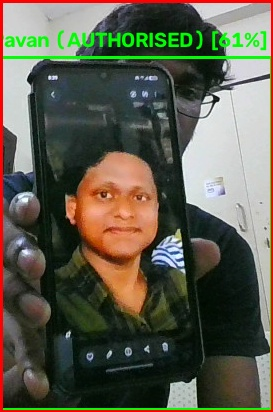
#> input picture captures/intruders/1788620961.jpg, 273 x 412 px
$ python -i night_vision.py   (imports and definitions only)
#> lines starting #> are read from the running program, lines starting #| are printed output that depends on the picture
### config.py
"""
ibvap/config.py
Loads config.yaml at startup and exposes all settings as module-level constants.
All other modules should import from here instead of hard-coding values.
"""

import os
import yaml

_CONFIG_PATH = os.path.join(os.path.dirname(__file__), 'config.yaml')

def _load():
    with open(_CONFIG_PATH, 'r') as f:
        return yaml.safe_load(f)

_cfg = _load()

# --- AI Models ---
YOLO_MODEL          = _cfg.get('yolo_model', '../yolo26s.pt')
SR_MODEL            = _cfg.get('sr_model', '../ESPCN_x4.pb')

# --- FRS ---
FRS_THRESHOLD         = float(_cfg.get('frs_threshold', 0.38))
FRS_SUSPECT_THRESHOLD = float(_cfg.get('frs_suspect_threshold', 0.42))

# --- Behavior ---
LOITERING_TIMEOUT     = int(_cfg.get('loitering_timeout_sec', 30))
CROWD_THRESHOLD       = int(_cfg.get('crowd_threshold', 5))

# --- Night Vision ---
NIGHT_LUMINANCE_THRESHOLD = int(_cfg.get('night_luminance_threshold', 60))

# --- OCR ---
OCR_CONFIDENCE        = float(_cfg.get('ocr_confidence', 0.4))
USE_SUPER_RESOLUTION  = bool(_cfg.get('use_super_resolution', True))

# --- Alerts ---
ALERT_COOLDOWN        = float(_cfg.get('alert_cooldown_sec', 6))
INTRUSION_SNAPSHOT    = bool(_cfg.get('intrusion_snapshot', True))

# --- Camera Pool ---
MAX_CAMERAS           = int(_cfg.get('max_cameras', 16))
STREAM_FPS_LIMIT      = int(_cfg.get('stream_fps_limit', 30))

# --- Server ---
HOST  = _cfg.get('host', '0.0.0.0')
PORT  = int(_cfg.get('port', 5000))
DEBUG = bool(_cfg.get('debug', False))

### core/night_vision.py
"""
ibvap/core/night_vision.py
Night-time detection and frame enhancement for IBVAP.

Automatically detects low-light conditions by computing mean frame luminance,
and applies CLAHE + gamma correction to improve object detectability in the dark.
"""

import cv2
import numpy as np
import sys
import os

# Allow importing config from parent directory
sys.path.insert(0, os.path.dirname(os.path.dirname(__file__)))
try:
    from config import NIGHT_LUMINANCE_THRESHOLD
except ImportError:
    NIGHT_LUMINANCE_THRESHOLD = 60


def mean_luminance(frame: np.ndarray) -> float:
    """
    Compute the mean luminance (V channel in HSV) of a BGR frame.
    Returns a value in [0, 255].
    """
    hsv = cv2.cvtColor(frame, cv2.COLOR_BGR2HSV)
    return float(np.mean(hsv[:, :, 2]))


def is_night(frame: np.ndarray, threshold: int = None) -> bool:
    """
    Returns True if the frame is considered night / low-light.

    Parameters
    ----------
    frame     : BGR numpy array
    threshold : Override the config threshold (optional)
    """
    t = threshold if threshold is not None else NIGHT_LUMINANCE_THRESHOLD
    return mean_luminance(frame) < t


def apply_clahe(frame: np.ndarray) -> np.ndarray:
    """
    Apply CLAHE (Contrast Limited Adaptive Histogram Equalization)
    to the luminance channel in LAB colour space.
    Returns an enhanced BGR frame.
    """
    lab  = cv2.cvtColor(frame, cv2.COLOR_BGR2LAB)
    l, a, b = cv2.split(lab)
    clahe = cv2.createCLAHE(clipLimit=3.0, tileGridSize=(8, 8))
    l_eq  = clahe.apply(l)
    lab_eq = cv2.merge([l_eq, a, b])
    return cv2.cvtColor(lab_eq, cv2.COLOR_LAB2BGR)


def apply_gamma(frame: np.ndarray, gamma: float = 1.8) -> np.ndarray:
    """
    Gamma correction brightening for dark frames.
    gamma > 1 brightens, gamma < 1 darkens.
    """
    inv_gamma = 1.0 / gamma
    table = np.array([
        ((i / 255.0) ** inv_gamma) * 255
        for i in range(256)
    ], dtype=np.uint8)
    return cv2.LUT(frame, table)


def enhance_frame(frame: np.ndarray) -> np.ndarray:
    """
    Full night-enhancement pipeline:
      1. Gamma correction  (brighten)
      2. CLAHE             (local contrast)

    Returns the enhanced BGR frame.
    """
    brightened = apply_gamma(frame, gamma=1.8)
    enhanced   = apply_clahe(brightened)
    return enhanced


def process_night(frame: np.ndarray) -> tuple[np.ndarray, bool]:
    """
    Convenience function: checks if it's night and enhances if so.

    Returns
    -------
    (processed_frame, is_night_flag)
    """
    night = is_night(frame)
    if night:
        return enhance_frame(frame), True
    return frame, False

>>> import cv2
>>> picture = cv2.imread('../captures/intruders/1788620961.jpg')
#> picture is the input picture: shape (412, 273, 3); mean B, G, R 77.6, 93, 94.3
>>> result = enhance_frame(picture)
#> in apply_gamma, `return cv2.LUT(frame, table)`:
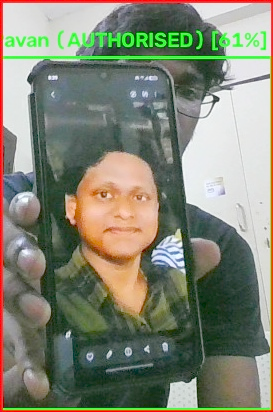
#> returned value: shape (412, 273, 3); mean of channels 0, 1, 2 116.2, 133.5, 130.5; drawn as B, G, R
#> in apply_clahe, `lab  = cv2.cvtColor(frame, cv2.COLOR_BGR2LAB)`: lab: shape (412, 273, 3); mean of channels 0, 1, 2 140, 124.3, 137.7
#> in apply_clahe, `l, a, b = cv2.split(lab)`:
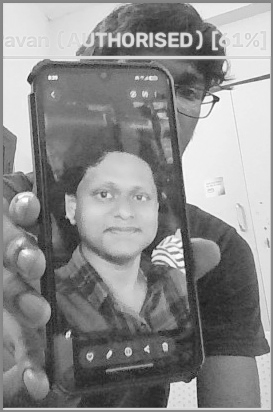
#> l: shape (412, 273); min 16, max 254, mean 140
#> in apply_clahe, `l, a, b = cv2.split(lab)`:
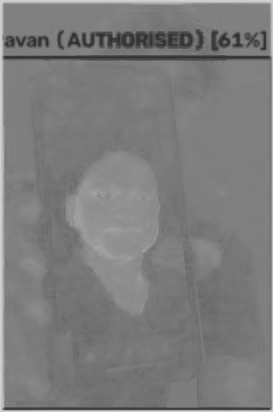
#> a: shape (412, 273); min 43, max 208, mean 124.3
#> in apply_clahe, `l, a, b = cv2.split(lab)`:
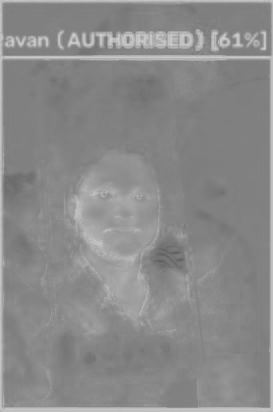
#> b: shape (412, 273); min 95, max 209, mean 137.7
#> in apply_clahe, `l_eq  = clahe.apply(l)`:
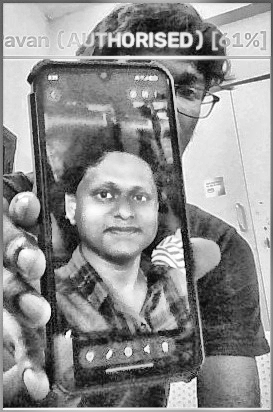
#> l_eq: shape (412, 273); min 4, max 255, mean 142.4
#> in apply_clahe, `lab_eq = cv2.merge([l_eq, a, b])`: lab_eq: shape (412, 273, 3); mean of channels 0, 1, 2 142.4, 124.3, 137.7
#> in apply_clahe, `return cv2.cvtColor(lab_eq, cv2.COLOR_LAB2BGR)`:
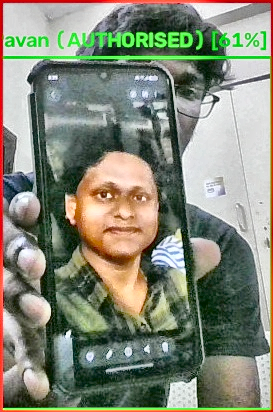
#> returned value: shape (412, 273, 3); mean B, G, R 119.6, 136.7, 133
